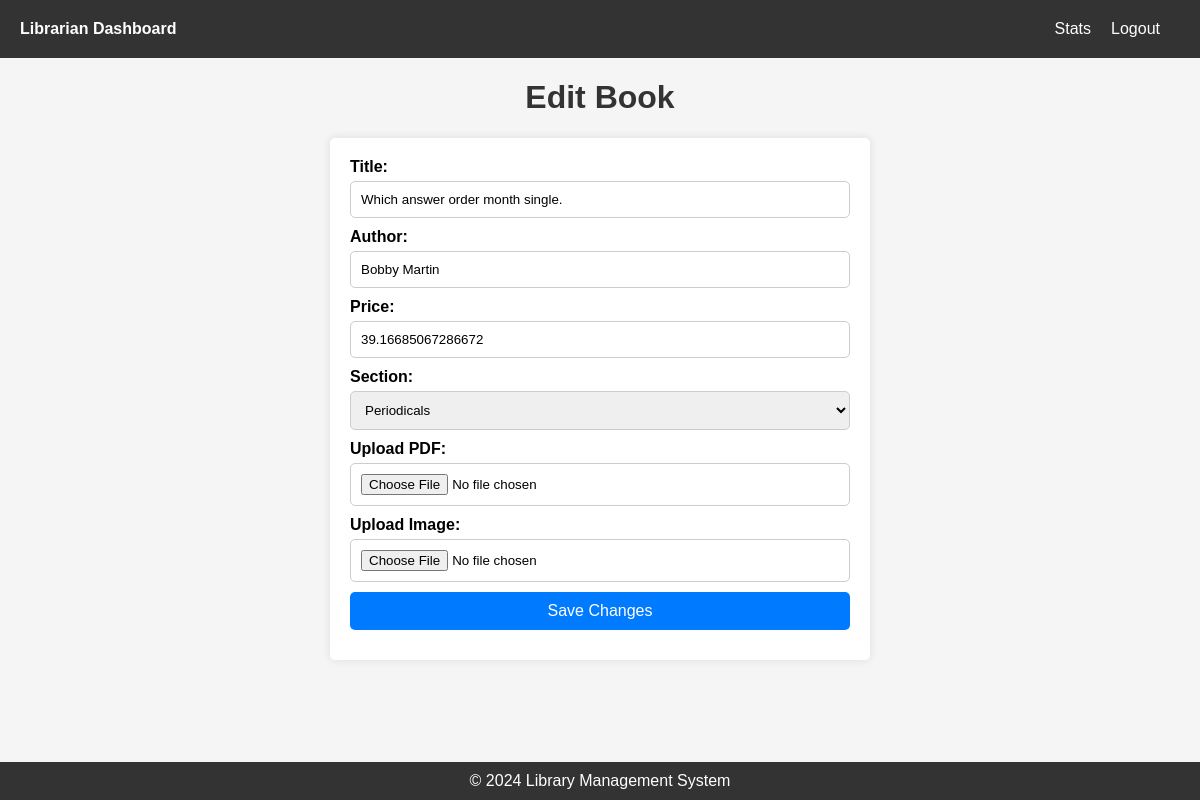
The app's page /edit_book/48, older data.
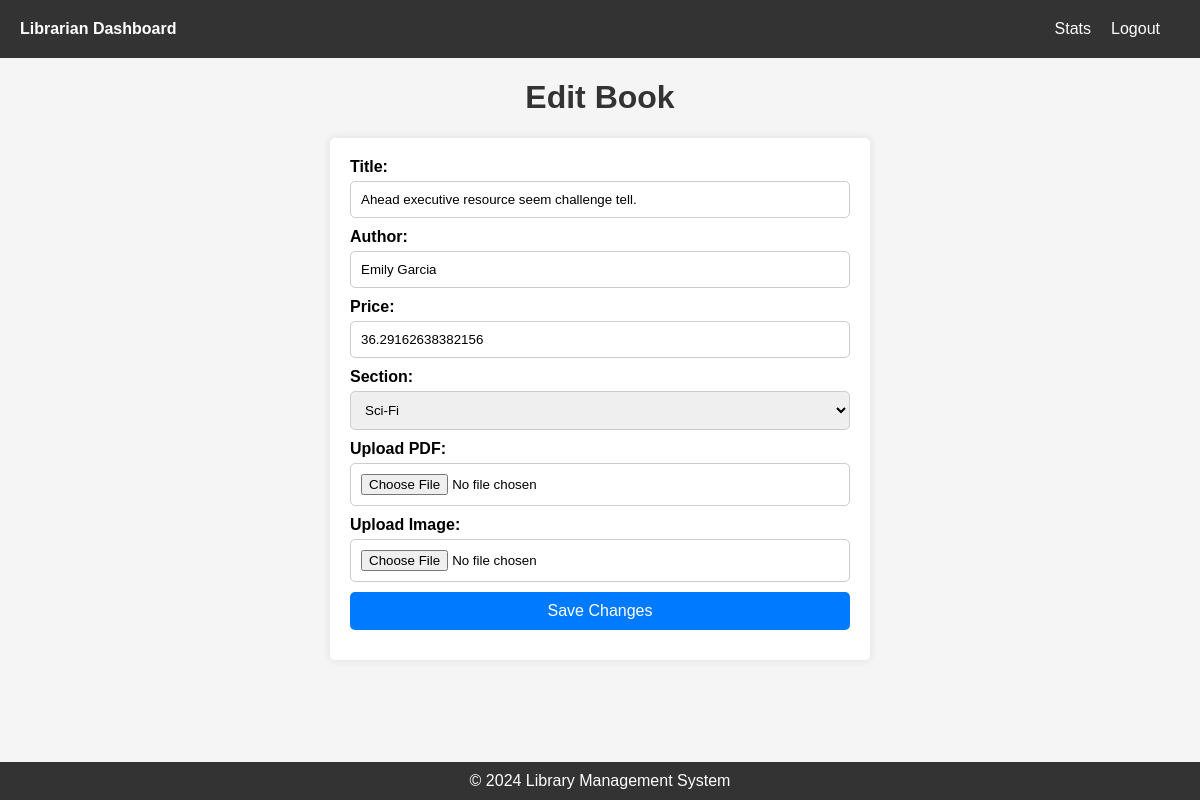
The same page, newer data.
### application/models.py (models this page shows, shortened)
class Book(db.Model):
    id = db.Column(db.Integer, primary_key=True)
    title = db.Column(db.String(100), nullable=False)
    author = db.Column(db.String(100), nullable=False)
    isbn = db.Column(db.String(20), nullable=False, unique=True)
    section_id = db.Column(db.Integer, db.ForeignKey('section.id'), nullable=False)
    date_added = db.Column(db.DateTime, nullable=False, default=db.func.current_timestamp())
    image = db.Column(db.String(255), nullable=True)  # Image URL or file path
    pdf_link = db.Column(db.String(255), nullable=True)  # PDF link for the book
    price = db.Column(db.Float, nullable=True)  # Price of the e-book
    section = db.relationship('Section', back_populates='books')
    requests = db.relationship('Request', back_populates='book')
    users = db.relationship('User', secondary=user_allocated_books_association, backref='books', overlaps="allocated_books")  # Many-to-Many relationship with User model
    feedbacks = db.relationship('Feedback', back_populates='book')  # Relationship with Feedback model

class Section(db.Model):
    id = db.Column(db.Integer, primary_key=True)
    name = db.Column(db.String(100), nullable=False, unique=True)
    description = db.Column(db.Text, nullable=True)
    image = db.Column(db.String(255), nullable=True)  # Image URL or file path
    date_added = db.Column(db.DateTime, nullable=False, default=db.func.current_timestamp())
    books = relationship('Book', back_populates='section')

### application/routes.py (the view, shortened to what this page needs)
@app.route('/edit_book/<int:book_id>', methods=['GET', 'POST'])
def edit_book(book_id):
    book = Book.query.get_or_404(book_id)
    return render_template('librarian/book/edit_book.html', book=book, sections=Section.query.all())

### templates/librarian/book/edit_book.html (shortened to what this page needs)
<!DOCTYPE html>
<html lang="en">
<head>
    <link rel="stylesheet" href="{{ url_for('static', filename='edit_book.css') }}">
    <link rel="stylesheet" href="{{ url_for('static', filename='librarian_nav.css') }}">
    <link rel="stylesheet" href="{{ url_for('static', filename='footer.css') }}">
</head>
<body>
    <header>
        <nav>
            <ul>
                <li><a href="{{ url_for('librarian_dashboard') }}" class="dashboard-link">Librarian Dashboard</a></li>
                <li class="navbar-right"><a href="{{ url_for('logout') }}">Logout</a></li>
                <li class="navbar-right"><a href="{{ url_for('librarian_statistics') }}">Stats</a></li>
            </ul>
        </nav>
    </header>
    <h1>Edit Book</h1>
    <form action="{{ url_for('edit_book', book_id=book.id) }}" method="post" enctype="multipart/form-data">
        <label for="title">Title:</label>
        <input type="text" name="title" id="title" value="{{ book.title }}" required><br>
        <label for="author">Author:</label>
        <input type="text" name="author" id="author" value="{{ book.author }}" required><br>
        <label for="price">Price:</label>
        <input type="number" name="price" id="price" step="0.01" value="{{ book.price }}" required><br>
        <label for="section_id">Section:</label>
        <select name="section_id" id="section_id" required>
            {% for section in sections %}
                <option value="{{ section.id }}" {% if section.id == book.section_id %} selected {% endif %}>{{ section.name }}</option>
            {% endfor %}
        </select><br>
        <label for="pdf_file">Upload PDF:</label>
        <input type="file" name="pdf_file" id="pdf_file"><br>
        <label for="image_file">Upload Image:</label>
        <input type="file" name="image_file" id="image_file"><br>
        <button type="submit">Save Changes</button>
    </form>
</body>
<footer>
    <p>&copy; 2024 Library Management System</p>
</footer>
</html>

### static/edit_book.css (style rules this page uses)
body { font-family: Arial, sans-serif; background-color: #f5f5f5; margin: 0; padding: 0; }
h1 { color: #333; text-align: center; }
form { background-color: #fff; padding: 20px; border-radius: 5px; box-shadow: 0 0 10px rgba(0, 0, 0, 0.1); max-width: 500px; margin: 0 auto; }
label { font-weight: bold; margin-bottom: 5px; display: block; }
input[type="text"], input[type="number"], select, button, input[type="file"] { width: 100%; padding: 10px; margin-bottom: 10px; border: 1px solid #ccc; border-radius: 5px; box-sizing: border-box; }
button { background-color: #007bff; color: #fff; border: none; border-radius: 5px; padding: 10px 20px; cursor: pointer; font-size: 16px; }

### static/librarian_nav.css (style rules this page uses)
header { background-color: #333; color: #fff; padding: 20px; }
nav ul { list-style-type: none; margin: 0; padding: 0; }
nav ul li { display: inline; margin-right: 20px; }
nav ul li a { color: #fff; text-decoration: none; }
nav ul li a.dashboard-link { font-weight: bold; }
.navbar-right { float: right; }

### static/footer.css (style rules this page uses)
footer { background-color: #333; color: #fff; text-align: center; padding: 10px 0; position: fixed; bottom: 0; width: 100%; }
footer p { margin: 0; }

Row changes from the older to the newer data that the page shows:
changed Book: title "Which answer order month single." → "Ahead executive resource seem challenge tell."; author "Bobby Martin" → "Emily Garcia"; price "39.16685067286672" → "36.29162638382156"; section_id "Periodicals" → "Sci-Fi"
